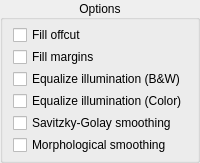
                   <widget class="QGroupBox" name="commonOptions">
                    <property name="styleSheet">
                     <string notr="true"/>
                    </property>
                    <property name="title">
                     <string>Options</string>
                    </property>
                    <property name="alignment">
                     <set>Qt::AlignCenter</set>
                    </property>
                    <layout class="QHBoxLayout" name="horizontalLayout_14">
                     <property name="leftMargin">
                      <number>0</number>
                     </property>
                     <property name="topMargin">
                      <number>0</number>
                     </property>
                     <property name="rightMargin">
                      <number>0</number>
                     </property>
                     <property name="bottomMargin">
                      <number>0</number>
                     </property>
                     <item>
                      <spacer name="horizontalSpacer_35">
                       <property name="orientation">
                        <enum>Qt::Horizontal</enum>
                       </property>
                       <property name="sizeHint" stdset="0">
                        <size>
                         <width>1</width>
                         <height>1</height>
                        </size>
                       </property>
                      </spacer>
                     </item>
                     <item>
                      <layout class="QVBoxLayout" name="verticalLayout_13">
                       <property name="spacing">
                        <number>2</number>
                       </property>
                       <property name="leftMargin">
                        <number>5</number>
                       </property>
                       <property name="topMargin">
                        <number>5</number>
                       </property>
                       <property name="rightMargin">
                        <number>5</number>
                       </property>
                       <property name="bottomMargin">
                        <number>5</number>
                       </property>
                       <item>
                        <widget class="QCheckBox" name="fillOffcutCB">
                         <property name="text">
                          <string>Fill offcut</string>
                         </property>
                         <property name="toolTip">
                          <string>Fill offcut areas in the processed image.</string>
                         </property>
                        </widget>
                       </item>
                       <item>
                        <widget class="QCheckBox" name="fillMarginsCB">
                         <property name="text">
                          <string>Fill margins</string>
                         </property>
                         <property name="toolTip">
                          <string>Fill the margins around the page.</string>
                         </property>
                        </widget>
                       </item>
                       <item>
                        <widget class="QCheckBox" name="equalizeIlluminationCB">
                         <property name="toolTip">
                          <string>Normalize illumination before binarization.</string>
                         </property>
                         <property name="text">
                          <string>Equalize illumination (B&amp;&amp;W)</string>
                         </property>
                        </widget>
                       </item>
                       <item>
                        <widget class="QCheckBox" name="equalizeIlluminationColorCB">
                         <property name="toolTip">
                          <string>Normalize illumination in color mode / in picture zones in mixed mode.</string>
                         </property>
                         <property name="text">
                          <string>Equalize illumination (Color)</string>
                         </property>
                        </widget>
                       </item>
                       <item>
                        <widget class="QCheckBox" name="savitzkyGolaySmoothingCB">
                         <property name="text">
                          <string>Savitzky-Golay smoothing</string>
                         </property>
                        </widget>
                       </item>
                       <item>
                        <widget class="QCheckBox" name="morphologicalSmoothingCB">
                         <property name="text">
                          <string>Morphological smoothing</string>
                         </property>
                        </widget>
                       </item>
                      </layout>
                     </item>
                     <item>
                      <spacer name="horizontalSpacer_36">
                       <property name="orientation">
                        <enum>Qt::Horizontal</enum>
                       </property>
                       <property name="sizeHint" stdset="0">
                        <size>
                         <width>1</width>
                         <height>1</height>
                        </size>
                       </property>
                      </spacer>
                     </item>
                    </layout>
                   </widget>
